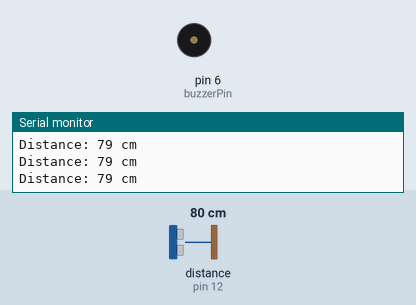
Simulated run of this sketch. Board: Arduino Uno, built with avr-gcc and run on an emulated ATmega328P. Parts: buzzer (waves = sounding, pin HIGH), the last lines printed to the serial monitor. Wiring (inferred from the names in the program): ultrasonic range finder: trigger pin 11; echo pin 12. The test bench sets the inputs (shaded band); at power-on: distance to the obstacle (sensor on pin 12) 80 cm. The echo pulse lasts 58.3 µs per cm; pins used as bus, display or sensor lines are not drawn.

Above: at 1.2 s.
1.3 s: distance to the obstacle (sensor on pin 12) set to 22 cm
2.8 s: distance to the obstacle (sensor on pin 12) set to 18 cm
At 3.7 s:
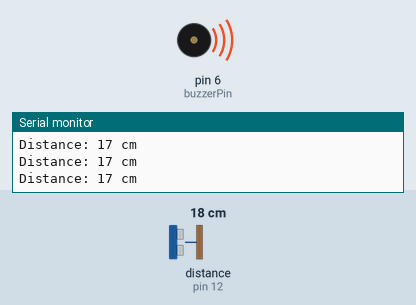
4.3 s: distance to the obstacle (sensor on pin 12) set to 35 cm
At 4.7 s:
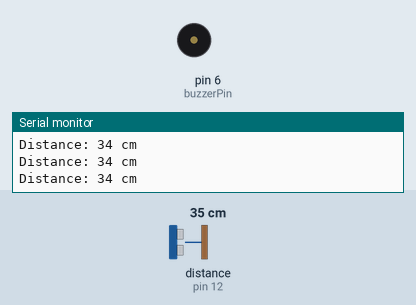
5.8 s: distance to the obstacle (sensor on pin 12) set to 4 cm
At 6.1 s:
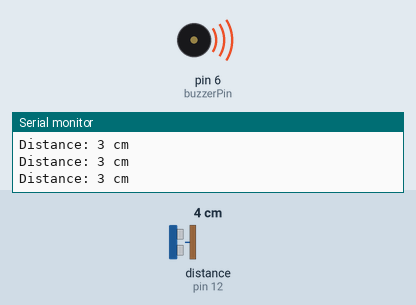
Timing chart, 0 to 8.3 s (numbered marks = the images above; inputs shaded):
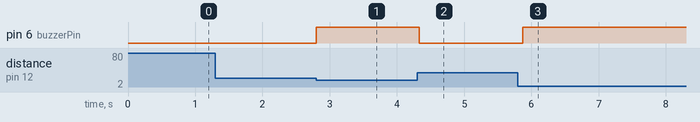

The sketch:

ultrasonic_buzzer.ino
```cpp
const int triggerPin = 11; // Ultrasonic sensor trigger pin
const int echoPin = 12; // Ultrasonic sensor echo pin
const int buzzerPin = 6; // Buzzer pin
const int shortRangeThreshold = 20; // Short range threshold in centimeters

void setup() {
  pinMode(triggerPin, OUTPUT);
  pinMode(echoPin, INPUT);
  pinMode(buzzerPin, OUTPUT);
  Serial.begin(9600);
}

void loop() {
  // Send a pulse to the ultrasonic sensor to trigger a measurement
  digitalWrite(triggerPin, LOW);
  delayMicroseconds(2);
  digitalWrite(triggerPin, HIGH);
  delayMicroseconds(10);
  digitalWrite(triggerPin, LOW);

  // Measure the time it takes for the echo signal to return
  long duration = pulseIn(echoPin, HIGH);

  // Calculate the distance based on the speed of sound (343 m/s)
  int distance = duration / 2 / 29.1;

  // Print the distance to the serial monitor
  Serial.print("Distance: ");
  Serial.print(distance);
  Serial.println(" cm");

  // Turn the buzzer on or off based on the distance
  if (distance < shortRangeThreshold) {
    digitalWrite(buzzerPin, HIGH);
  } else {
    digitalWrite(buzzerPin, LOW);
  }

  // Wait for a short time before taking the next measurement
  delay(100);
}
```

Measured:
- the behaviour switches between 21 and 20 cm on distance to the obstacle (sensor on pin 12) (found by bisection; images 0 and 1)
- after the input at 2.8 s, pin 6 (buzzerPin): LOW → HIGH at once
- after the input at 4.3 s, pin 6 (buzzerPin): HIGH → LOW at once
- after the input at 5.8 s, pin 6 (buzzerPin): LOW → HIGH after 0.07 s
